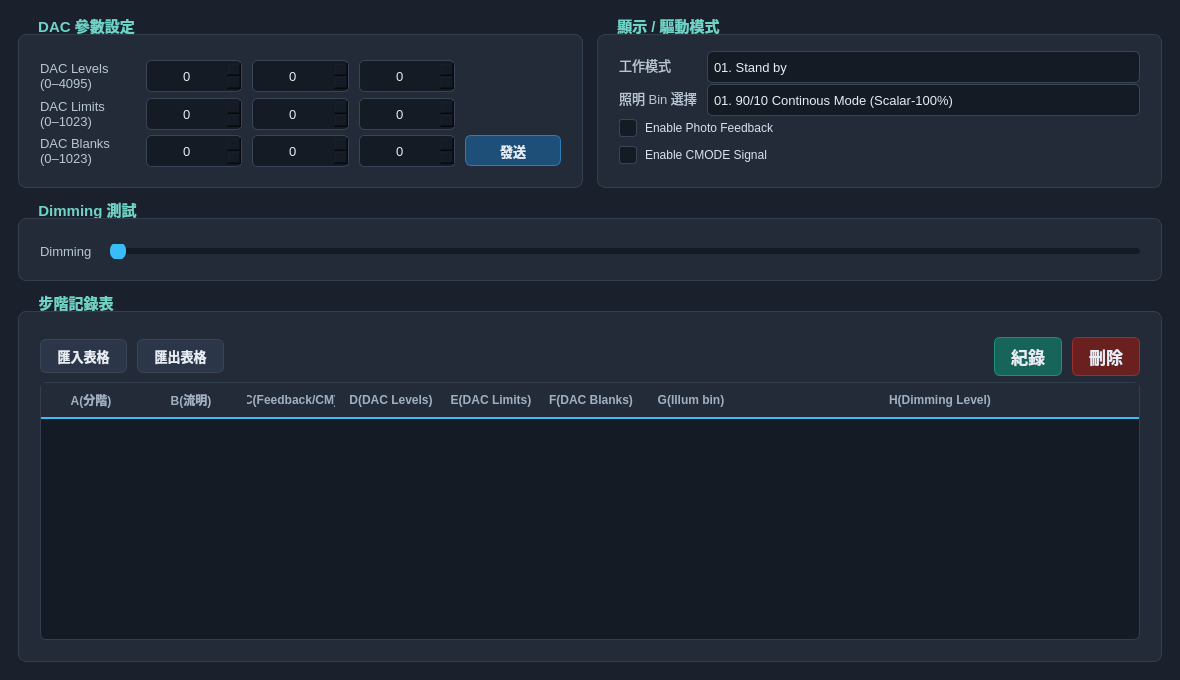
<?xml version="1.0" encoding="UTF-8"?>
<ui version="4.0">
 <class>Form</class>
 <widget class="QWidget" name="Form">
  <property name="geometry">
   <rect>
    <x>0</x>
    <y>0</y>
    <width>1180</width>
    <height>680</height>
   </rect>
  </property>
  <property name="minimumSize">
   <size>
    <width>880</width>
    <height>540</height>
   </size>
  </property>
  <property name="windowTitle">
   <string>Form</string>
  </property>
  <property name="styleSheet">
   <string notr="true">
QWidget#Form {
    background-color: #1b212c;
}
QGroupBox {
    background-color: #232b38;
    border: 1px solid #333e4f;
    border-radius: 8px;
    margin-top: 16px;
    padding: 16px 12px 12px 12px;
    font-size: 11pt;
    font-weight: 600;
    color: #d7e2ee;
}
QGroupBox::title {
    subcontrol-origin: margin;
    subcontrol-position: top left;
    left: 12px;
    top: -2px;
    padding: 0 6px;
    color: #6fd3c7;
}
QLabel {
    color: #b9c6d6;
    font-size: 10pt;
    background: transparent;
}
QLabel#bannerLabel {
    background-color: #3a2a1a;
    color: #ffb454;
    border: 1px solid #6b4a22;
    border-radius: 6px;
    padding: 10px 16px;
    font-size: 12pt;
    font-weight: 700;
}
QSpinBox, QComboBox {
    background-color: #151b24;
    color: #e6edf5;
    border: 1px solid #3a4457;
    border-radius: 5px;
    padding: 4px 6px;
    min-height: 22px;
    font-size: 10pt;
    font-weight: 400;
    selection-background-color: #38bdf8;
}
QSpinBox:focus, QComboBox:focus {
    border: 1px solid #38bdf8;
}
QSpinBox[channel=&quot;r&quot;] { border: 1px solid #7a2d2d; }
QSpinBox[channel=&quot;r&quot;]:focus { border: 1px solid #ef4444; }
QSpinBox[channel=&quot;g&quot;] { border: 1px solid #245c34; }
QSpinBox[channel=&quot;g&quot;]:focus { border: 1px solid #22c55e; }
QSpinBox[channel=&quot;b&quot;] { border: 1px solid #24417a; }
QSpinBox[channel=&quot;b&quot;]:focus { border: 1px solid #3b82f6; }
QComboBox::drop-down { border: none; width: 22px; }
QComboBox QAbstractItemView {
    background-color: #1a212c;
    color: #e6edf5;
    selection-background-color: #2c4a5e;
    border: 1px solid #3a4457;
    outline: none;
}
QCheckBox { color: #d7e2ee; spacing: 8px; padding: 2px 0; }
QCheckBox::indicator {
    width: 16px;
    height: 16px;
    border: 1px solid #3a4457;
    border-radius: 3px;
    background: #151b24;
}
QCheckBox::indicator:checked {
    background-color: #38bdf8;
    border: 1px solid #38bdf8;
}
QPushButton {
    background-color: #2b3648;
    color: #e6edf5;
    border: 1px solid #3a4457;
    border-radius: 6px;
    padding: 6px 16px;
    font-weight: 600;
    font-size: 10pt;
}
QPushButton:hover { background-color: #34415a; border: 1px solid #4a5a75; }
QPushButton:pressed { background-color: #202a38; }
QPushButton#btn_record { background-color: #16645a; border: 1px solid #1f8f7f; font-size: 13pt; }
QPushButton#btn_record:hover { background-color: #1a7a6c; }
QPushButton#btn_delete { background-color: #6b2020; border: 1px solid #9a2f2f; font-size: 13pt; }
QPushButton#btn_delete:hover { background-color: #832727; }
QPushButton#btn_send { background-color: #1d4f78; border: 1px solid #2f7cb8; }
QPushButton#btn_send:hover { background-color: #24618f; }
QTableWidget {
    background-color: #151b24;
    alternate-background-color: #1c2330;
    gridline-color: #313c4d;
    color: #e6edf5;
    border: 1px solid #333e4f;
    border-radius: 6px;
    selection-background-color: #2c4a5e;
    selection-color: #ffffff;
}
QHeaderView::section {
    background-color: #232b38;
    color: #9fb0c3;
    padding: 6px;
    border: none;
    border-bottom: 2px solid #38bdf8;
    font-weight: 600;
}
QSlider::groove:horizontal {
    height: 6px;
    background: #151b24;
    border-radius: 3px;
}
QSlider::handle:horizontal {
    background: #38bdf8;
    width: 16px;
    margin: -6px 0;
    border-radius: 8px;
}
QSlider::sub-page:horizontal {
    background: #2c6a86;
    border-radius: 3px;
}
</string>
  </property>
  <layout class="QVBoxLayout" name="mainLayout">
   <property name="spacing">
    <number>14</number>
   </property>
   <property name="leftMargin">
    <number>18</number>
   </property>
   <property name="topMargin">
    <number>18</number>
   </property>
   <property name="rightMargin">
    <number>18</number>
   </property>
   <property name="bottomMargin">
    <number>18</number>
   </property>
   <item>
    <layout class="QHBoxLayout" name="topRow">
     <property name="spacing">
      <number>14</number>
     </property>
     <item>
      <widget class="QGroupBox" name="dacGroupBox">
       <property name="sizePolicy">
        <sizepolicy hsizetype="Preferred" vsizetype="Maximum">
         <horstretch>0</horstretch>
         <verstretch>0</verstretch>
        </sizepolicy>
       </property>
       <property name="maximumSize">
        <size>
         <width>620</width>
         <height>170</height>
        </size>
       </property>
       <property name="title">
        <string>DAC 參數設定</string>
       </property>
       <layout class="QGridLayout" name="dacGridLayout">
        <property name="horizontalSpacing">
         <number>10</number>
        </property>
        <property name="verticalSpacing">
         <number>6</number>
        </property>
        <item row="2" column="3">
         <widget class="QSpinBox" name="dacblanks_B">
          <property name="alignment">
           <set>Qt::AlignmentFlag::AlignCenter</set>
          </property>
          <property name="maximum">
           <number>1023</number>
          </property>
          <property name="channel" stdset="0">
           <string notr="true">b</string>
          </property>
         </widget>
        </item>
        <item row="1" column="1">
         <widget class="QSpinBox" name="daclimits_R">
          <property name="alignment">
           <set>Qt::AlignmentFlag::AlignCenter</set>
          </property>
          <property name="maximum">
           <number>1023</number>
          </property>
          <property name="channel" stdset="0">
           <string notr="true">r</string>
          </property>
         </widget>
        </item>
        <item row="1" column="2">
         <widget class="QSpinBox" name="daclimits_G">
          <property name="alignment">
           <set>Qt::AlignmentFlag::AlignCenter</set>
          </property>
          <property name="maximum">
           <number>1023</number>
          </property>
          <property name="channel" stdset="0">
           <string notr="true">g</string>
          </property>
         </widget>
        </item>
        <item row="0" column="1">
         <widget class="QSpinBox" name="daclevels_R">
          <property name="alignment">
           <set>Qt::AlignmentFlag::AlignCenter</set>
          </property>
          <property name="maximum">
           <number>4095</number>
          </property>
          <property name="channel" stdset="0">
           <string notr="true">r</string>
          </property>
         </widget>
        </item>
        <item row="2" column="1">
         <widget class="QSpinBox" name="dacblanks_R">
          <property name="alignment">
           <set>Qt::AlignmentFlag::AlignCenter</set>
          </property>
          <property name="maximum">
           <number>1023</number>
          </property>
          <property name="channel" stdset="0">
           <string notr="true">r</string>
          </property>
         </widget>
        </item>
        <item row="2" column="0">
         <widget class="QLabel" name="label_11">
          <property name="text">
           <string>DAC Blanks
(0–1023)</string>
          </property>
         </widget>
        </item>
        <item row="2" column="2">
         <widget class="QSpinBox" name="dacblanks_G">
          <property name="alignment">
           <set>Qt::AlignmentFlag::AlignCenter</set>
          </property>
          <property name="maximum">
           <number>1023</number>
          </property>
          <property name="channel" stdset="0">
           <string notr="true">g</string>
          </property>
         </widget>
        </item>
        <item row="1" column="3">
         <widget class="QSpinBox" name="daclimits_B">
          <property name="alignment">
           <set>Qt::AlignmentFlag::AlignCenter</set>
          </property>
          <property name="maximum">
           <number>1023</number>
          </property>
          <property name="channel" stdset="0">
           <string notr="true">b</string>
          </property>
         </widget>
        </item>
        <item row="0" column="3">
         <widget class="QSpinBox" name="daclevels_B">
          <property name="alignment">
           <set>Qt::AlignmentFlag::AlignCenter</set>
          </property>
          <property name="maximum">
           <number>4095</number>
          </property>
          <property name="channel" stdset="0">
           <string notr="true">b</string>
          </property>
         </widget>
        </item>
        <item row="0" column="0">
         <widget class="QLabel" name="label_13">
          <property name="text">
           <string>DAC Levels
(0–4095)</string>
          </property>
         </widget>
        </item>
        <item row="0" column="2">
         <widget class="QSpinBox" name="daclevels_G">
          <property name="alignment">
           <set>Qt::AlignmentFlag::AlignCenter</set>
          </property>
          <property name="maximum">
           <number>4095</number>
          </property>
          <property name="channel" stdset="0">
           <string notr="true">g</string>
          </property>
         </widget>
        </item>
        <item row="1" column="0">
         <widget class="QLabel" name="label_12">
          <property name="text">
           <string>DAC Limits
(0–1023)</string>
          </property>
         </widget>
        </item>
        <item row="2" column="4">
         <widget class="QPushButton" name="btn_send">
          <property name="text">
           <string>發送</string>
          </property>
         </widget>
        </item>
       </layout>
      </widget>
     </item>
     <item>
      <layout class="QVBoxLayout" name="rightColumn">
       <property name="spacing">
        <number>14</number>
       </property>
       <item>
        <widget class="QGroupBox" name="modeGroupBox">
         <property name="sizePolicy">
          <sizepolicy hsizetype="Minimum" vsizetype="Maximum">
           <horstretch>0</horstretch>
           <verstretch>0</verstretch>
          </sizepolicy>
         </property>
         <property name="maximumSize">
          <size>
           <width>16777215</width>
           <height>170</height>
          </size>
         </property>
         <property name="title">
          <string>顯示 / 驅動模式</string>
         </property>
         <layout class="QFormLayout" name="modeFormLayout">
          <property name="horizontalSpacing">
           <number>10</number>
          </property>
          <property name="verticalSpacing">
           <number>5</number>
          </property>
          <property name="topMargin">
           <number>0</number>
          </property>
          <property name="bottomMargin">
           <number>9</number>
          </property>
          <item row="0" column="0">
           <widget class="QLabel" name="operatingModeLabel">
            <property name="text">
             <string>工作模式</string>
            </property>
           </widget>
          </item>
          <item row="0" column="1">
           <widget class="QComboBox" name="operating_mode_select">
            <property name="minimumSize">
             <size>
              <width>0</width>
              <height>24</height>
             </size>
            </property>
            <item>
             <property name="text">
              <string>01. Stand by</string>
             </property>
            </item>
            <item>
             <property name="text">
              <string>02. Display mode</string>
             </property>
            </item>
            <item>
             <property name="text">
              <string>03. Calibration mode</string>
             </property>
            </item>
           </widget>
          </item>
          <item row="1" column="0">
           <widget class="QLabel" name="illuminationLabel">
            <property name="text">
             <string>照明 Bin 選擇</string>
            </property>
           </widget>
          </item>
          <item row="1" column="1">
           <widget class="QComboBox" name="illumination_bin_select">
            <property name="minimumSize">
             <size>
              <width>0</width>
              <height>24</height>
             </size>
            </property>
            <item>
             <property name="text">
              <string>01. 90/10 Continous Mode (Scalar-100%)</string>
             </property>
            </item>
            <item>
             <property name="text">
              <string>02. 70/30 Continous Mode (Scalar-100%)</string>
             </property>
            </item>
            <item>
             <property name="text">
              <string>03. 60/40 Continous Mode (Scalar-100%)</string>
             </property>
            </item>
            <item>
             <property name="text">
              <string>04. 50/50 Continous Mode (Scalar-100%)</string>
             </property>
            </item>
            <item>
             <property name="text">
              <string>05. 50/50 Continous Mode (Scalar-80%)</string>
             </property>
            </item>
            <item>
             <property name="text">
              <string>06. 50/50 Continous Mode (Scalar-50%)</string>
             </property>
            </item>
            <item>
             <property name="text">
              <string>07. 50/50 Continous Mode (Scalar-35%)</string>
             </property>
            </item>
            <item>
             <property name="text">
              <string>08. 50/50 Discrete Pulsed Mode (8 LSB Pulses)</string>
             </property>
            </item>
            <item>
             <property name="text">
              <string>09. 50/50 Discrete Pulsed Mode (6 LSB Pulses)</string>
             </property>
            </item>
            <item>
             <property name="text">
              <string>10. 50/50 Discrete Pulsed Mode (4 LSB Pulses)</string>
             </property>
            </item>
            <item>
             <property name="text">
              <string>11. 50/50 Discrete Pulsed Mode (2 LSB Pulses)</string>
             </property>
            </item>
            <item>
             <property name="text">
              <string>12. 50/50 Discrete Pulsed Mode (1 LSB Pulses)</string>
             </property>
            </item>
           </widget>
          </item>
          <item row="2" column="0" colspan="2">
           <widget class="QCheckBox" name="drive_mode_feedback">
            <property name="text">
             <string>Enable Photo Feedback</string>
            </property>
           </widget>
          </item>
          <item row="3" column="0" colspan="2">
           <widget class="QCheckBox" name="drive_mode_CMODE">
            <property name="text">
             <string>Enable CMODE Signal</string>
            </property>
           </widget>
          </item>
         </layout>
        </widget>
       </item>
      </layout>
     </item>
    </layout>
   </item>
   <item>
    <widget class="QGroupBox" name="dimmingGroupBox">
     <property name="sizePolicy">
      <sizepolicy hsizetype="Preferred" vsizetype="Maximum">
       <horstretch>0</horstretch>
       <verstretch>0</verstretch>
      </sizepolicy>
     </property>
     <property name="maximumSize">
      <size>
       <width>16777215</width>
       <height>90</height>
      </size>
     </property>
     <property name="title">
      <string>Dimming 測試</string>
     </property>
     <layout class="QVBoxLayout" name="dimmingVLayout">
      <property name="spacing">
       <number>8</number>
      </property>
      <item>
       <layout class="QHBoxLayout" name="dimmingRowA">
        <item>
         <widget class="QLabel" name="dimmingALabel">
          <property name="minimumSize">
           <size>
            <width>62</width>
            <height>0</height>
           </size>
          </property>
          <property name="text">
           <string>Dimming</string>
          </property>
         </widget>
        </item>
        <item>
         <widget class="QSlider" name="dimmingSlider">
          <property name="minimumSize">
           <size>
            <width>0</width>
            <height>0</height>
           </size>
          </property>
          <property name="maximum">
           <number>10</number>
          </property>
          <property name="pageStep">
           <number>1</number>
          </property>
          <property name="orientation">
           <enum>Qt::Orientation::Horizontal</enum>
          </property>
         </widget>
        </item>
       </layout>
      </item>
     </layout>
    </widget>
   </item>
   <item>
    <widget class="QGroupBox" name="recordGroupBox">
     <property name="sizePolicy">
      <sizepolicy hsizetype="Expanding" vsizetype="Expanding">
       <horstretch>0</horstretch>
       <verstretch>1</verstretch>
      </sizepolicy>
     </property>
     <property name="minimumSize">
      <size>
       <width>0</width>
       <height>200</height>
      </size>
     </property>
     <property name="title">
      <string>步階記錄表</string>
     </property>
     <layout class="QVBoxLayout" name="recordVLayout">
      <item>
       <layout class="QHBoxLayout" name="recordToolbar">
        <property name="spacing">
         <number>10</number>
        </property>
        <item>
         <widget class="QPushButton" name="btn_import">
          <property name="text">
           <string>匯入表格</string>
          </property>
         </widget>
        </item>
        <item>
         <widget class="QPushButton" name="btn_save">
          <property name="text">
           <string>匯出表格</string>
          </property>
         </widget>
        </item>
        <item>
         <spacer name="toolbarSpacer">
          <property name="orientation">
           <enum>Qt::Orientation::Horizontal</enum>
          </property>
          <property name="sizeHint" stdset="0">
           <size>
            <width>0</width>
            <height>25</height>
           </size>
          </property>
         </spacer>
        </item>
        <item>
         <widget class="QPushButton" name="btn_record">
          <property name="text">
           <string>紀錄</string>
          </property>
         </widget>
        </item>
        <item>
         <widget class="QPushButton" name="btn_delete">
          <property name="text">
           <string>刪除</string>
          </property>
         </widget>
        </item>
       </layout>
      </item>
      <item>
       <widget class="QTableWidget" name="tableWidget">
        <property name="minimumSize">
         <size>
          <width>0</width>
          <height>150</height>
         </size>
        </property>
        <property name="alternatingRowColors">
         <bool>true</bool>
        </property>
        <property name="selectionBehavior">
         <enum>QAbstractItemView::SelectionBehavior::SelectRows</enum>
        </property>
        <attribute name="horizontalHeaderMinimumSectionSize">
         <number>24</number>
        </attribute>
        <attribute name="horizontalHeaderStretchLastSection">
         <bool>true</bool>
        </attribute>
        <column>
         <property name="text">
          <string>A(分階)</string>
         </property>
        </column>
        <column>
         <property name="text">
          <string>B(流明)</string>
         </property>
        </column>
        <column>
         <property name="text">
          <string>C(Feedback/CM)</string>
         </property>
        </column>
        <column>
         <property name="text">
          <string>D(DAC Levels)</string>
         </property>
        </column>
        <column>
         <property name="text">
          <string>E(DAC Limits)</string>
         </property>
        </column>
        <column>
         <property name="text">
          <string>F(DAC Blanks)</string>
         </property>
        </column>
        <column>
         <property name="text">
          <string>G(Illum bin)</string>
         </property>
        </column>
        <column>
         <property name="text">
          <string>H(Dimming Level)</string>
         </property>
        </column>
       </widget>
      </item>
     </layout>
    </widget>
   </item>
  </layout>
 </widget>
 <resources/>
 <connections/>
</ui>
